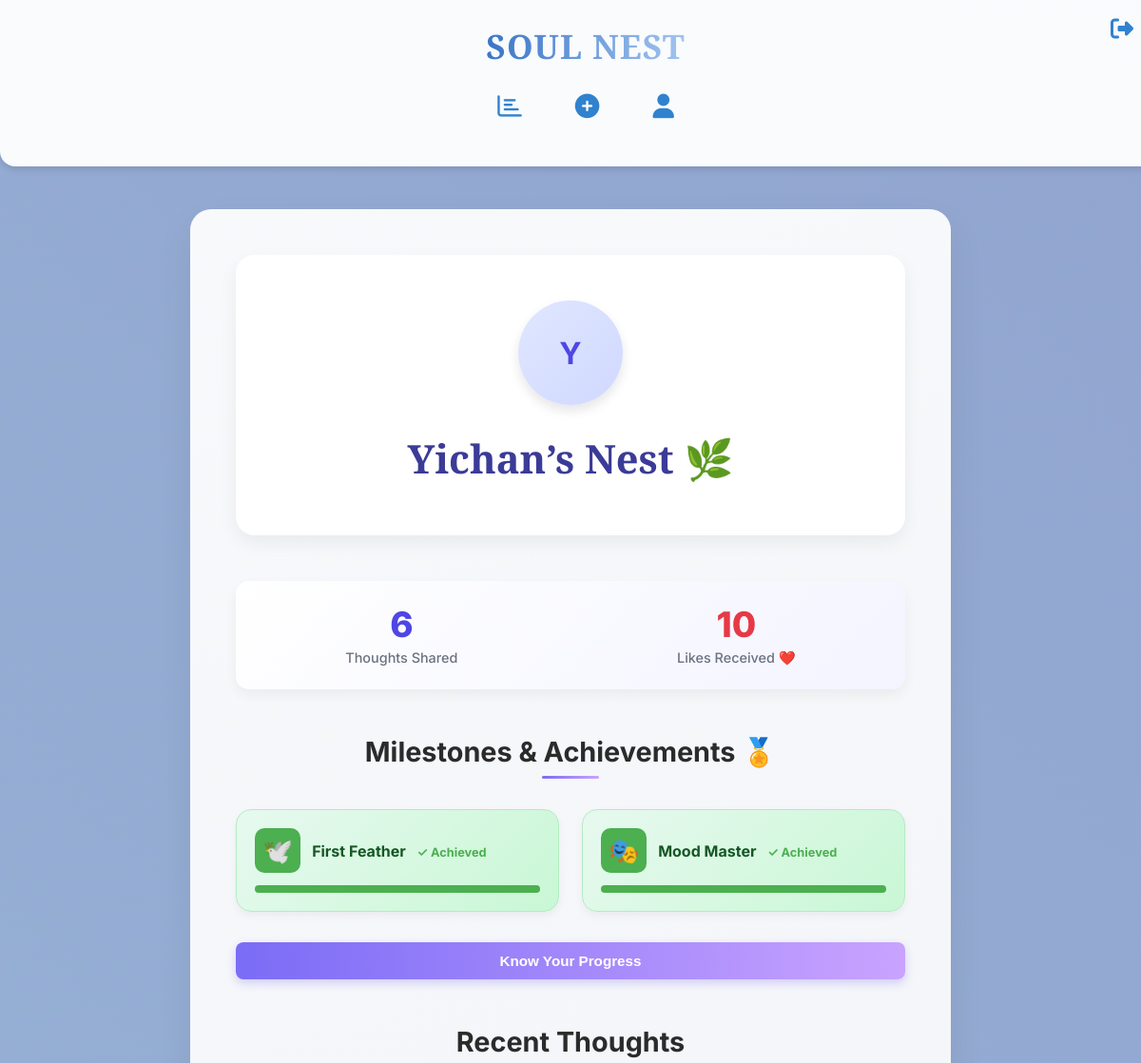
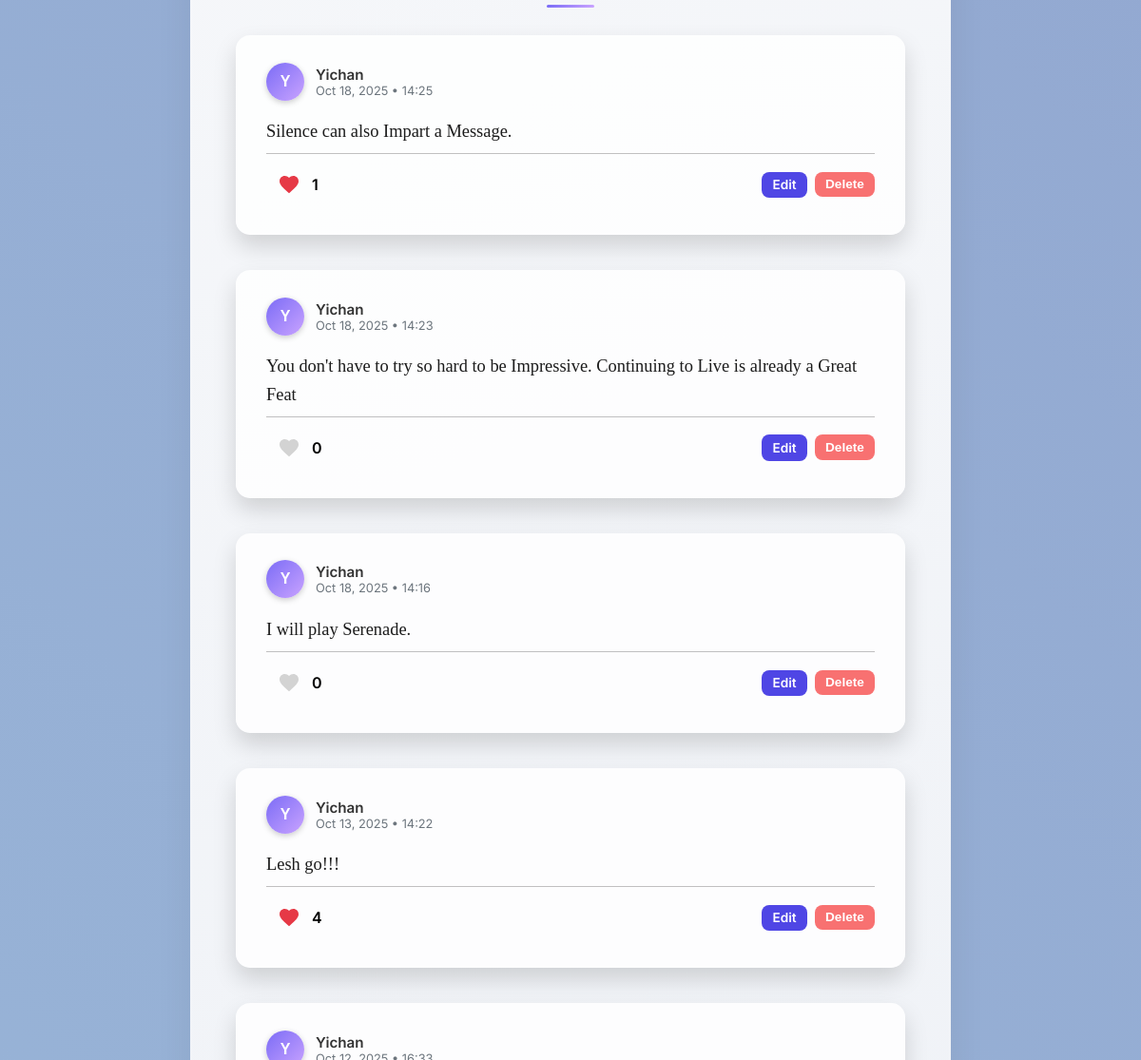
The app's page /profile/3 (signed in, upper part), older data (2 pictures, top to bottom).
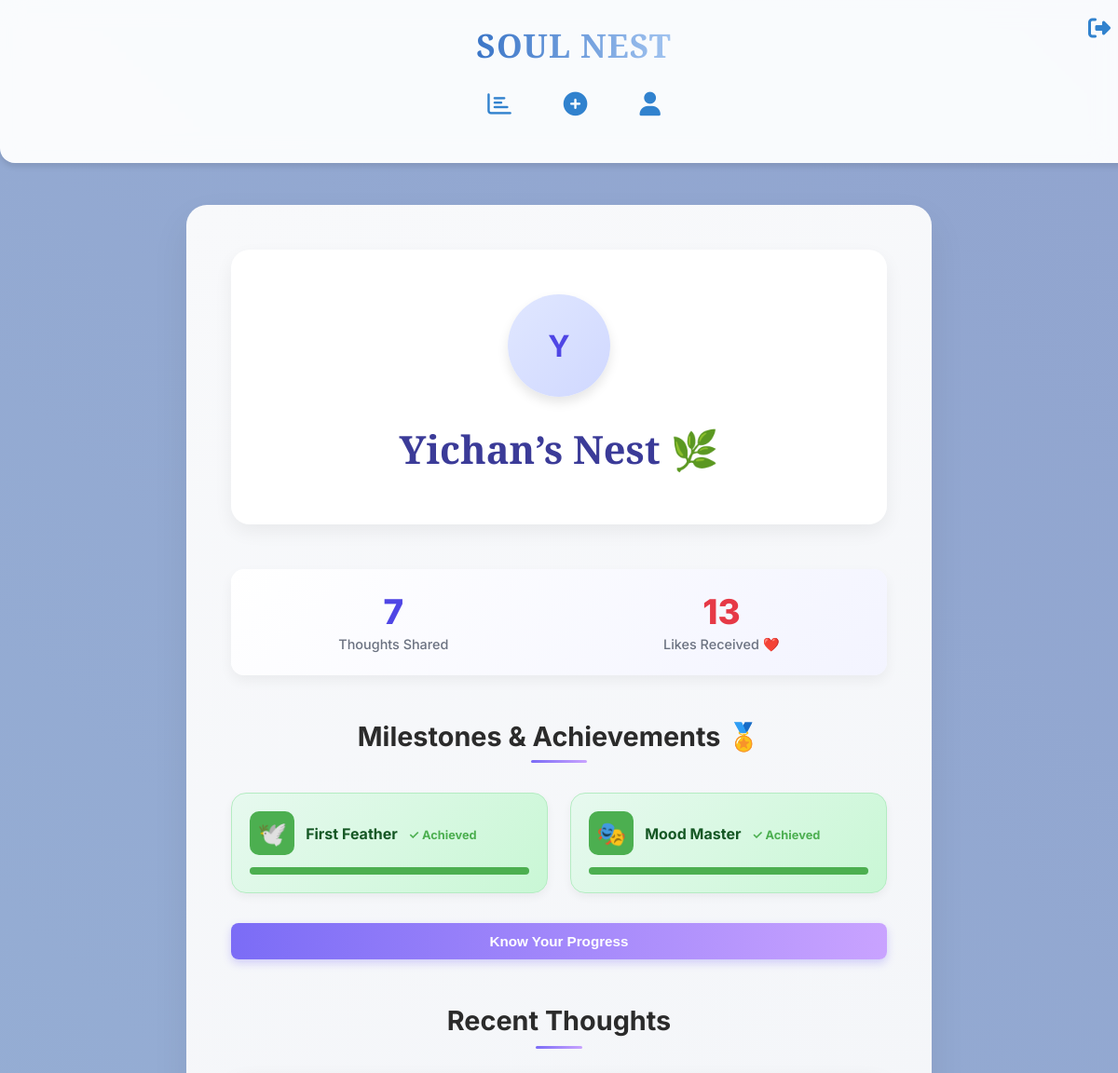
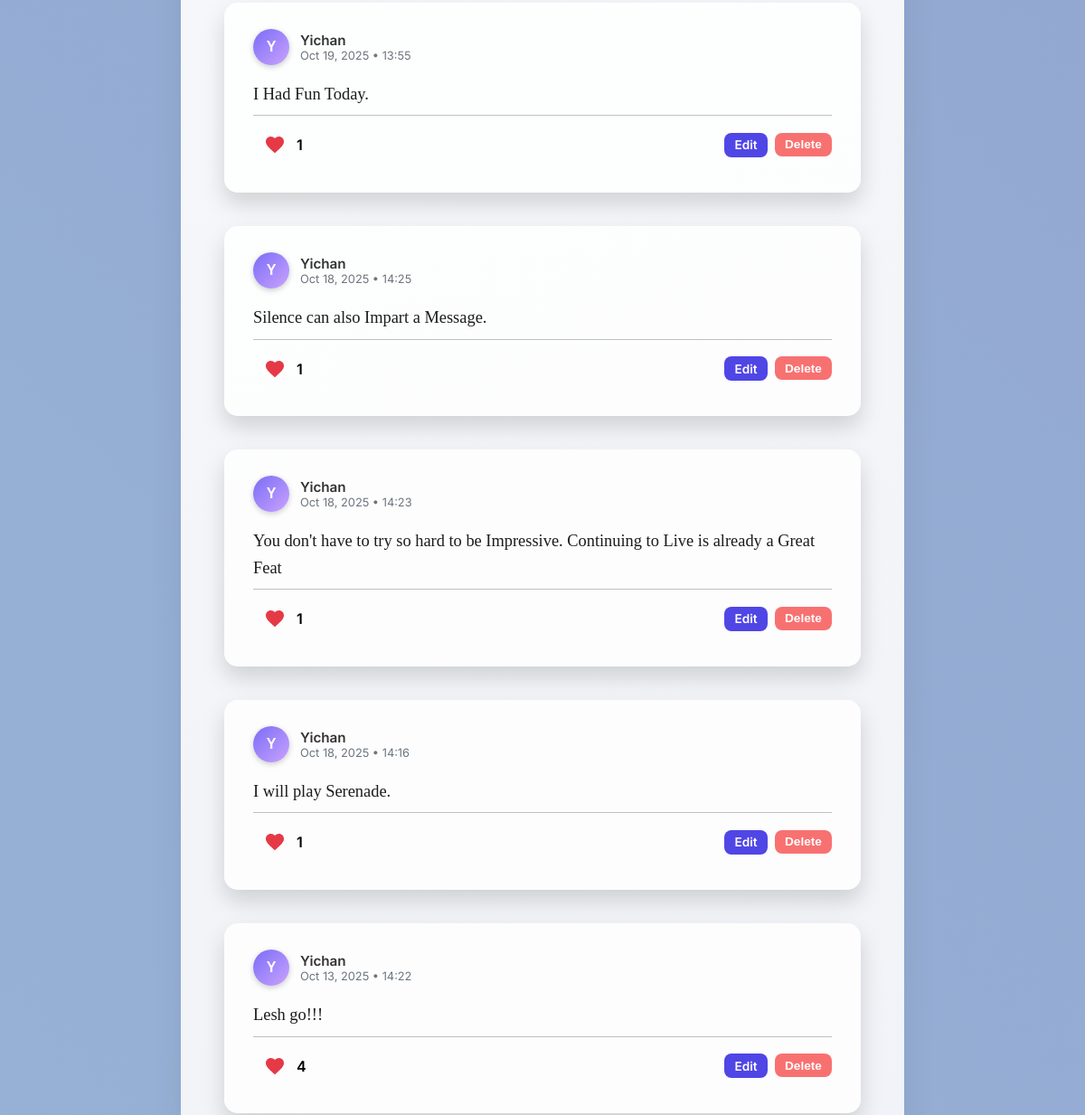
The same page, newer data (2 pictures, top to bottom).
### models.py (models this page shows, shortened)
class User(db.Model, UserMixin):
    id = db.Column(db.Integer, primary_key=True)
    username = db.Column(db.String(80), nullable=False, unique=True)
    password = db.Column(db.String(200), nullable=False)
    profile_image = db.Column(db.String(200), nullable=True)
    liked_thoughts = db.relationship(
        'Thought', secondary='likes',
        back_populates='liked_by', lazy='dynamic'
    )
    def total_likes_received(self):
        return sum(thought.liked_by.count() for thought in self.thoughts)

class Thought(db.Model):
    id = db.Column(db.Integer, primary_key=True)
    content = db.Column(db.Text, nullable=False)
    user_id = db.Column(db.Integer, db.ForeignKey('user.id'), nullable=False)
    timestamp = db.Column(db.DateTime, default=datetime.utcnow)
    mood = db.Column(db.String(50), nullable=True)
    user = db.relationship('User', backref=db.backref('thoughts', lazy=True))
    liked_by = db.relationship(
        'User', secondary='likes',
        back_populates='liked_thoughts', lazy='dynamic' # Keep dynamic for efficiency
    )
    def is_liked_by(self, user):
        return self.liked_by.filter(likes.c.user_id == user.id).first() is not None
    def like_count(self):
        return self.liked_by.count()

### app.py (the view)
@app.route('/profile/<int:user_id>')
@login_required
def user_profile(user_id):
    user_to_view = User.query.get_or_404(user_id)
    user_posts = sorted(user_to_view.thoughts, key=lambda t: t.timestamp, reverse=True)
    total_likes = user_to_view.total_likes_received()
    milestones = get_milestones(user_to_view)
    return render_template(
        'profile.html',
        user=user_to_view,
        posts=user_posts,
        total_likes=total_likes,
        milestones=milestones
    )

### templates/profile.html (shortened to what this page needs)
{% extends "base.html" %}
{% from 'macros.html' import render_thought_card %}
{% block content %}
<div class="profile-container" style="
    max-width: 1000px;
    margin: 4rem auto 6rem;
    padding: 3rem 3rem 5rem;
    background: linear-gradient(160deg, #f8f9fb 0%, #eef1f6 100%);
    border-radius: 22px;
    box-shadow: 0 18px 40px rgba(0, 0, 0, 0.07);
">
    <div class="profile-header-card" data-aos="fade-up" style="
        text-align: center;
        padding: 3rem 2rem;
        border-radius: 20px;
        background: #ffffff;
        box-shadow: 0 8px 20px rgba(0, 0, 0, 0.06);
        margin-bottom: 3rem;
        transition: all 0.3s ease;
    ">
        {% if user.profile_image %}
            <img src="{{ user.profile_image }}" alt="{{ user.username }}" style="
                width: 110px; height: 110px;
                border-radius: 50%;
                object-fit: cover;
                box-shadow: 0 6px 14px rgba(79, 70, 229, 0.25);
                margin-bottom: 1rem;
                border: 3px solid #ecebff;
            ">
        {% else %}
            <div style="
                width: 110px; height: 110px;
                border-radius: 50%;
                background: linear-gradient(135deg, #e0e7ff, #d0d8ff);
                color: #4f46e5;
                display: flex; align-items: center; justify-content: center;
                font-size: 2rem; font-weight: 700;
                margin: 0 auto 1rem;
                box-shadow: 0 6px 12px rgba(0,0,0,0.1);
            ">
                {{ user.username[0]|upper }}
            </div>
        {% endif %}
        <h1 style="
            font-family: 'Playfair Display', serif;
            font-size: 2.6rem;
            color: #3b3b98;
            margin-bottom: 0.3rem;
        ">
            {{ user.username }}’s Nest 🌿
        </h1>
    </div>
    <div class="stats-bar" data-aos="fade-up" style="
        display: flex;
        justify-content: space-around;
        padding: 1.5rem 0;
        margin-bottom: 3rem;
        border-radius: 14px;
        background: linear-gradient(135deg, #ffffff, #f3f4ff);
        box-shadow: 0 6px 14px rgba(0, 0, 0, 0.05);
    ">
        <div class="stat-item" style="text-align: center;">
            <div style="font-size: 2.3rem; font-weight: 800; color: #4f46e5; line-height: 1.2;">
                {{ posts|length }}
            </div>
            <div style="font-size: 0.9rem; color: #6b7280; font-weight: 500; margin-top: 0.25rem;">
                Thoughts Shared
            </div>
        </div>
        <div class="stat-item" style="text-align: center;">
            <div style="font-size: 2.3rem; font-weight: 800; color: #e63946; line-height: 1.2;">
                {{ total_likes }}
            </div>
            <div style="font-size: 0.9rem; color: #6b7280; font-weight: 500; margin-top: 0.25rem;">
                Likes Received ❤️
            </div>
        </div>
    </div>
    <h2 data-aos="fade-up" style="
        font-family: 'Inter', sans-serif;
        font-size: 1.8rem;
        font-weight: 700;
        color: #2b2b2b;
        text-align: center;
        margin-bottom: 2rem;
        position: relative;
    ">
        Milestones & Achievements 🏅
        <span style="
            display:block;
            width: 60px;
            height: 3px;
            background: linear-gradient(90deg, #7b6cf6, #c9a3ff);
            margin: 0.5rem auto 0;
            border-radius: 4px;
        "></span>
    </h2>
    <div class="badges-grid" data-aos="fade-up" style="
        display: grid;
        grid-template-columns: repeat(auto-fill, minmax(280px, 1fr));
        gap: 1.5rem;
        margin-bottom: 2rem;
    ">
        {% for badge in milestones if badge.achieved %}
            <div class="badge-card" style="
                background: linear-gradient(135deg, #e7f9ef, #c9f7d5);
                border: 1px solid #b4ecc2;
                border-radius: 16px;
                padding: 1.2rem;
                display: flex;
                flex-direction: column;
                gap: 0.8rem;
                box-shadow: 0 4px 10px rgba(0,0,0,0.05);
                transition: all 0.3s ease;
            ">
                <div style="display:flex; align-items:center; gap:0.75rem;">
                    <span style="font-size:1.6rem; padding:0.5rem; background:#4CAF50; border-radius:10px; color:white;">
                        {{ badge.icon }}
                    </span>
                    <div style="font-weight:700; color:#155724; flex-grow:1;">
                        {{ badge.name }}
                        <span style="font-size:0.8rem; color:#4CAF50; margin-left:0.5rem;">✓ Achieved</span>
                    </div>
                </div>
                <div style="height:8px; background:rgba(0,0,0,0.1); border-radius:8px; overflow:hidden;">
                    <div style="width:100%; height:100%; background:#4CAF50;"></div>
                </div>
            </div>
        {% endfor %}
    </div>
    {% if milestones|selectattr("achieved", "equalto", false)|list %}
        <button id="show-progress-btn" class="progress-btn "style="
            margin:1rem auto 0;
            display:block;
            padding:0.7rem 1.5rem;
            border:none;
            background: linear-gradient(90deg, #7b6cf6, #c9a3ff);
            color:white;
            border-radius:8px;
            cursor:pointer;
            font-weight:600;
            font-size:0.95rem;
            transition: all 0.3s ease;
            box-shadow: 0 4px 10px rgba(123,108,246,0.3);
        ">
            Know Your Progress
        </button>
    {% endif %}
    <h2 data-aos="fade-up" style="
        font-family: 'Inter', sans-serif;
        font-size: 1.8rem;
        font-weight: 700;
        color: #2b2b2b;
        text-align: center;
        margin-top: 3rem;
        margin-bottom: 1.8rem;
    ">
        Recent Thoughts
        <span style="
            display:block;
            width: 50px;
            height: 3px;
            background: linear-gradient(90deg, #7b6cf6, #c9a3ff);
            margin: 0.6rem auto 0;
            border-radius: 4px;
        "></span>
    </h2>
    <div class="user-feed" data-aos="fade-up" style="display:flex; flex-direction:column; gap:1.5rem;">
        {% if posts %}
            {% for post in posts %}
                {{ render_thought_card(thought=post, current_user=current_user, editable=(user.id == current_user.id)) }}
            {% endfor %}
        {% else %}
            <p style="color:#7b8794; padding:1rem; text-align:center; background:#fff; border-radius:8px;">
                {{ user.username }} hasn't shared any thoughts yet.
            </p>
        {% endif %}
    </div>
</div>
{% endblock content %}

### templates/base.html (shortened to what this page needs)
<!DOCTYPE html>
<html lang="en">
<head>
<link href="https://unpkg.com/aos@2.3.1/dist/aos.css" rel="stylesheet">
<link rel="stylesheet" href="https://cdnjs.cloudflare.com/ajax/libs/font-awesome/6.5.0/css/all.min.css">
</head>
<body>
<div class="header" data-aos="fade-down">
    <h1>SOUL NEST</h1>
    {% if current_user.is_authenticated %}
        <div class="nav-core">
            <a href="{{ url_for('thoughts') }}" data-title="Feed"><i class="fa-regular fa-chart-bar"></i></a>
            <a href="{{ url_for('new_thought') }}" data-title="New Thought"><i class="fas fa-plus-circle"></i></a>
            <a href="{{ url_for('user_profile', user_id=current_user.id) }}" data-title="Profile"><i class="fas fa-user"></i></a>
        </div>
        <div class="nav-user">
            <a href="#" class="logout-trigger" data-title="Logout"><i class="fas fa-sign-out-alt"></i></a>
        </div>
    {% else %}
        <div class="nav-guest">
            <a href="{{ url_for('home') }}">Home</a>
            <a href="{{ url_for('login') }}">Login</a>
            <a href="{{ url_for('register') }}">Register</a>
        </div>
    {% endif %}
</div>
<div class="content container" data-aos="fade-up">
    {% block content %}{% endblock %}
</div>
</body>
</html>

### templates/macros.html (shortened to what this page needs)
{% macro render_thought_card(thought, current_user, editable=true) %}
<div class="thought-card mood-{{ thought.mood }}" data-aos="fade-up" style="
    padding: 1.8rem 2rem;
    border-radius: 15px;
    box-shadow: 0 12px 25px rgba(0,0,0,0.15);
    transition: transform 0.3s ease, box-shadow 0.3s ease, background 0.4s ease;
"
onmouseover="this.style.transform='scale(1.03)'; this.style.boxShadow='0 18px 35px rgba(0,0,0,0.25)';"
onmouseout="this.style.transform='scale(1)'; this.style.boxShadow='0 12px 25px rgba(0,0,0,0.15)';">
    <div class="thought-header" style="display: flex; align-items: center; gap: 0.75rem; margin-bottom: 0.75rem;">
        <div style="
            width: 40px; height: 40px;
            border-radius: 50%;
            background: linear-gradient(135deg, #7b6cf6, #c9a3ff);
            display: flex; align-items: center; justify-content: center;
            font-weight: 700; color: white;
            font-family: 'Zalando Sans SemiExpanded', sans-serif;
            font-size: 1rem; text-transform: uppercase;
            box-shadow: 0 2px 6px rgba(0,0,0,0.2);
        ">
            {{ thought.user.username[0] }}
        </div>
        <div>
            <div style="font-weight: 600; font-size: 0.95rem; color: #333;">
                {{ thought.user.username }}
            </div>
            <div style="font-size: 0.8rem; color: #6c757d;">
                {{ thought.timestamp.strftime('%b %d, %Y • %H:%M') }}
            </div>
        </div>
    </div>
    <p class="thought-content" style="
        font-family: 'PT Serif', serif;
        font-size: 1.15rem; color: #1c1c1c; font-weight: 500;
        line-height: 1.6; margin-bottom: 0.5rem;
    ">
        {{ thought.content }}
    </p>
    <div style="height:1px; background:#b0aeaec6; margin-top:0.5rem; margin-bottom:0.5rem; width:100%;"></div>
    <div class="thought-footer" style="display: flex; justify-content: space-between; align-items: center;">
        <div class="like-section" style="display:flex; align-items:center; gap:0.003rem;">
            <button type="button"
                    class="heart-icon {% if thought.is_liked_by(current_user) %}liked{% endif %}"
                    data-id="{{ thought.id }}"
                    onclick="toggleLike(this)"
                style="background:none; border:none; cursor:pointer; display:flex; align-items:center; gap:0.2rem;">
                <svg width="24" height="24" viewBox="0 0 24 24" fill="{% if thought.is_liked_by(current_user) %}#e63946{% else %}#d3d3d3{% endif %}" xmlns="http://www.w3.org/2000/svg">
                    <path d="M12 21.35l-1.45-1.32C5.4 15.36 2 12.28 2 8.5 2 5.42 4.42 3 7.5 3c1.74 0 3.41 0.81 4.5 2.09C13.09 3.81 14.76 3 16.5 3 19.58 3 22 5.42 22 8.5c0 3.78-3.4 6.86-8.55 11.54L12 21.35z"/>
                </svg>
            </button>
            <span id="like-count-{{ thought.id }}" style="font-weight:600;">{{ thought.like_count() }}</span>
        </div>
        {% if editable and thought.user_id == current_user.id %}
        <div style="display:flex; gap:0.5rem;">
            <a href="{{ url_for('edit_thought', id=thought.id) }}" style="
                padding:0.35rem 0.7rem; font-size:0.85rem; font-weight:600; border-radius:8px; border:none;
                background:#4f46e5; color:white; text-decoration:none; cursor:pointer; transition: all 0.3s ease;"
                onmouseover="this.style.transform='translateY(-2px) scale(1.05)';" onmouseout="this.style.transform='none';">
                Edit
            </a>
            <form action="{{ url_for('delete_thought', id=thought.id) }}" method="POST">
                <button type="submit" style="
                    padding:0.35rem 0.7rem; font-size:0.85rem; font-weight:600; border-radius:8px; border:none;
                    background:#f87171; color:white; cursor:pointer; transition: all 0.3s ease;"
                    onmouseover="this.style.transform='translateY(-2px) scale(1.05)';" onmouseout="this.style.transform='none';">
                    Delete
                </button>
            </form>
        </div>
        {% endif %}
    </div>
</div>
{% endmacro %}

Row changes from the older to the newer data that the page shows:
added Thought: {{ thought.user.username[0] }} "Y", {{ thought.user.username }} "Yichan", timestamp "Oct 19, 2025 • 13:55", content "I Had Fun Today.", like_count "1"
computed for Thought "Oct 18, 2025 • 14:23": like_count "0" → "1"
computed for Thought "I will play Serenade.": like_count "0" → "1"
Text that changed along with them:
{{ posts|length }}: "6" → "7"
{{ total_likes }}: "10" → "13"
